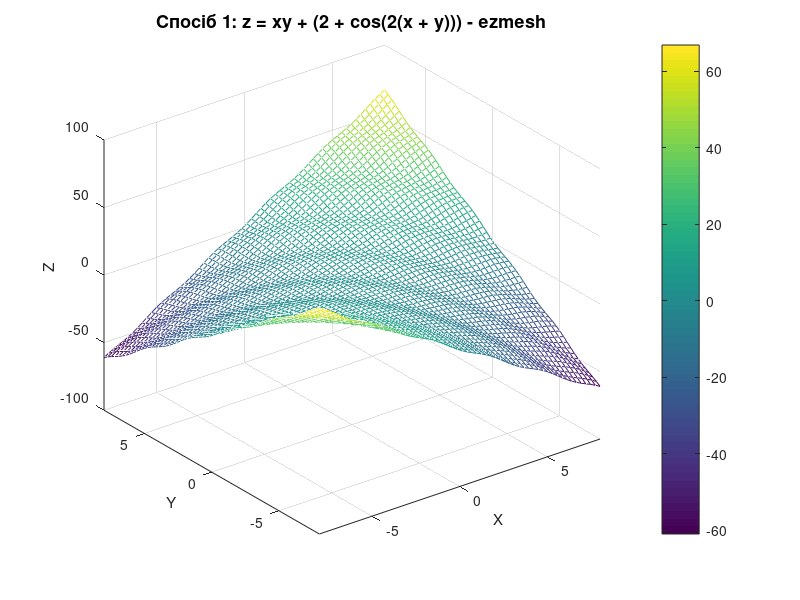
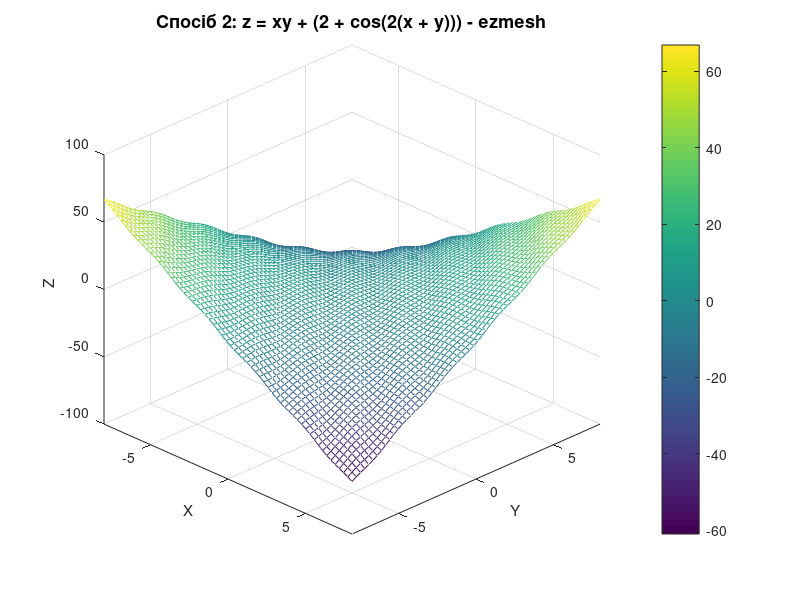
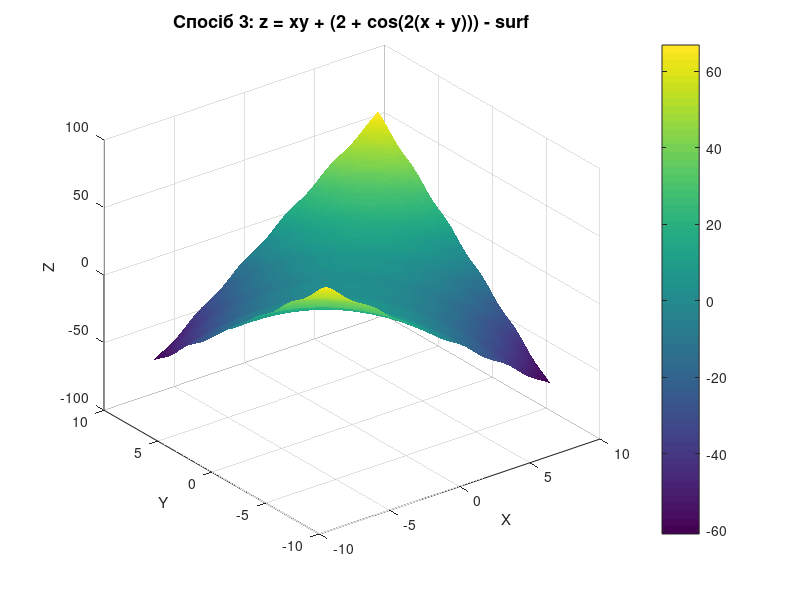
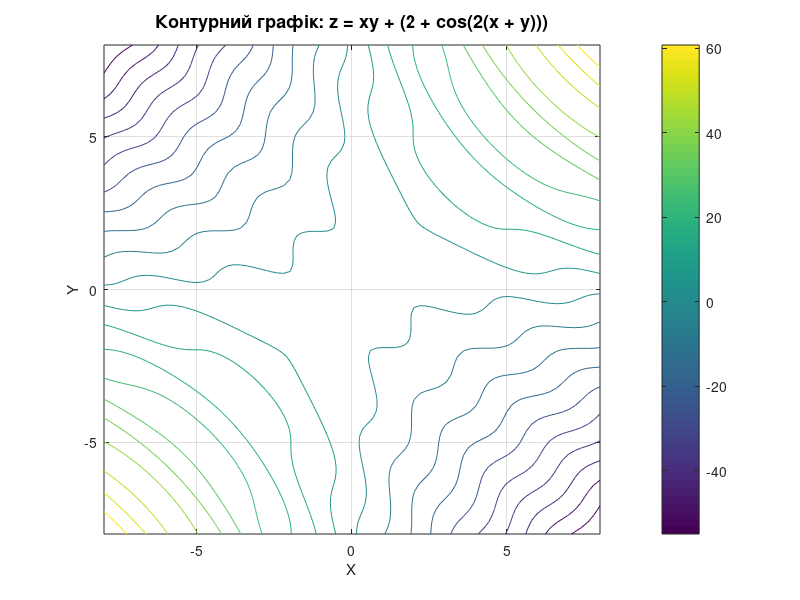

Write the MATLAB code that produced these figures, in order.
% Практична робота №3 - Варіант 12
% Завдання 5: Побудова графіків функції двох змінних
% z = xy + (2 + cos(2(x + y)))

% Очищення робочого простору
clear all;
close all;
clc;

%% Спосіб 1: Використання ezmesh

figure('Name', 'Завдання 5 - Спосіб 1 (ezmesh)', 'NumberTitle', 'off');

% Побудова поверхні за допомогою ezmesh
ezmesh('x*y + (2 + cos(2*(x + y)))', [-8, 8, -8, 8]);
title('Спосіб 1: z = xy + (2 + cos(2(x + y))) - ezmesh', 'FontSize', 13);
xlabel('X', 'FontSize', 11);
ylabel('Y', 'FontSize', 11);
zlabel('Z', 'FontSize', 11);
grid on;
set(gca, 'FontSize', 10);
colorbar;

%% Спосіб 2: Використання ezmesh з явно заданими межами

figure('Name', 'Завдання 5 - Спосіб 2 (ezmesh з межами)', 'NumberTitle', 'off');

ezmesh('x*y + (2 + cos(2*(x + y)))', [-8, 8, -8, 8]);
title('Спосіб 2: z = xy + (2 + cos(2(x + y))) - ezmesh', 'FontSize', 13);
xlabel('X', 'FontSize', 11);
ylabel('Y', 'FontSize', 11);
zlabel('Z', 'FontSize', 11);
grid on;
set(gca, 'FontSize', 10);
view(45, 30); % Змінюємо кут огляду
colorbar;

%% Спосіб 3: Використання surf з генерацією матриць

figure('Name', 'Завдання 5 - Спосіб 3 (surf)', 'NumberTitle', 'off');

% Крок 1: Згенерувати вектори значень змінних
x = -8:0.2:8;
y = -8:0.2:8;

% Крок 2: Згенерувати матриці значень змінних
[X, Y] = meshgrid(x, y);

% Крок 3: Обчислити z - функцію матричних аргументів X, Y
Z = X.*Y + (2 + cos(2*(X + Y)));

% Крок 4: Побудова поверхні у вигляді сітки при кольоровому зображенні
surf(X, Y, Z);
title('Спосіб 3: z = xy + (2 + cos(2(x + y))) - surf', 'FontSize', 13);
xlabel('X', 'FontSize', 11);
ylabel('Y', 'FontSize', 11);
zlabel('Z', 'FontSize', 11);
grid on;
set(gca, 'FontSize', 10);
colorbar;
shading interp; % Згладжене зафарбування

%% Побудова контурних графіків (ліній рівня)

% Контурний графік (2D)
figure('Name', 'Завдання 5 - Контурний графік (2D)', 'NumberTitle', 'off');

contour(X, Y, Z, 20); % 20 ліній рівня
title('Контурний графік: z = xy + (2 + cos(2(x + y)))', 'FontSize', 13);
xlabel('X', 'FontSize', 11);
ylabel('Y', 'FontSize', 11);
grid on;
set(gca, 'FontSize', 10);
colorbar;

% Заповнений контурний графік
figure('Name', 'Завдання 5 - Заповнений контурний графік', 'NumberTitle', 'off');

contourf(X, Y, Z, 20);
title('Заповнений контурний графік: z = xy + (2 + cos(2(x + y)))', 'FontSize', 13);
xlabel('X', 'FontSize', 11);
ylabel('Y', 'FontSize', 11);
grid on;
set(gca, 'FontSize', 10);
colorbar;

% 3D контурний графік
figure('Name', 'Завдання 5 - 3D контурний графік', 'NumberTitle', 'off');

contour3(X, Y, Z, 20);
title('3D контурний графік: z = xy + (2 + cos(2(x + y)))', 'FontSize', 13);
xlabel('X', 'FontSize', 11);
ylabel('Y', 'FontSize', 11);
zlabel('Z', 'FontSize', 11);
grid on;
set(gca, 'FontSize', 10);
view(45, 30);
colorbar;
